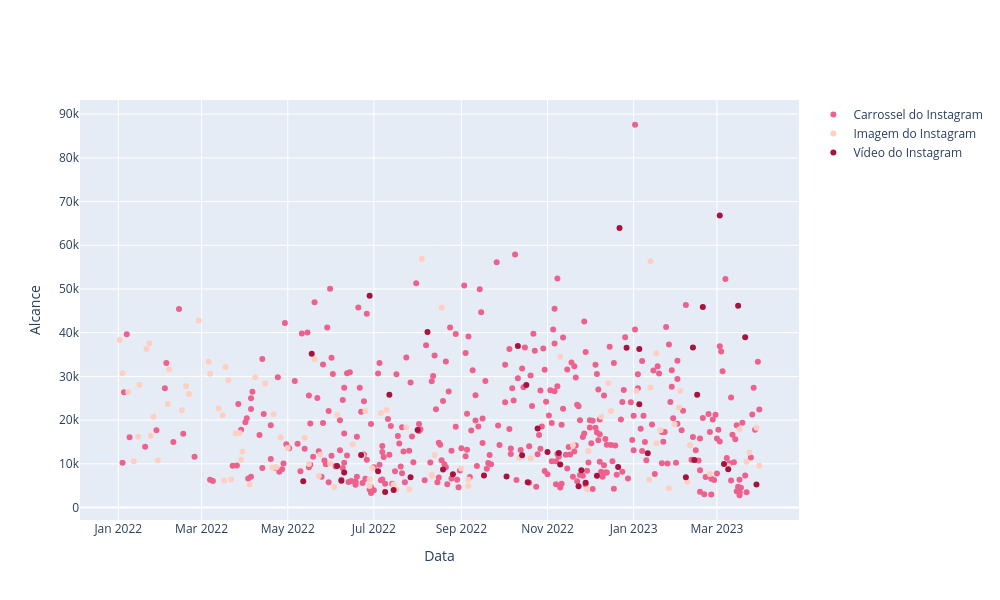

The code cell stored with this chart in its notebook:
### Markdown cell above
## Dispersão Métrica Alcance por categoria de post

### Code cell
color_map = {
    'Carrossel do Instagram': '#ED618C',
    'Imagem do Instagram': '#FFCFC2',
    'Vídeo do Instagram': '#A8123E'
}

fig = go.Figure()

for category, color in color_map.items():
    filtered_data = df[df['tipo_de_publicação'] == category]
    fig.add_trace(go.Scatter(
        x=filtered_data['data'],
        y=filtered_data['alcance'],
        mode='markers',
        marker=dict(color=color),
        name=category
    ))

fig.update_layout(
    width=1000,
    height=600,
    xaxis_title='Data',
    yaxis_title='Alcance'
)

fig.show()
